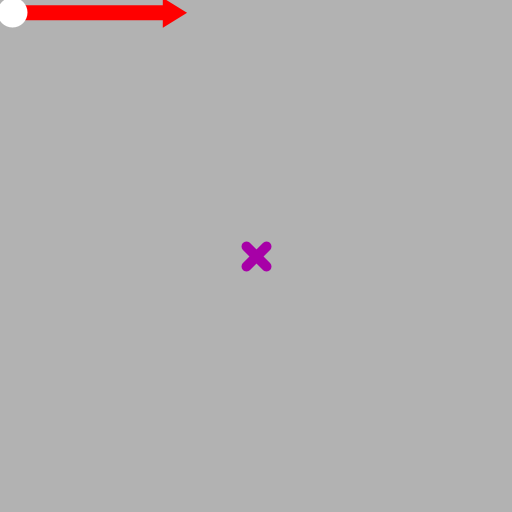
Frame 1 (no input)
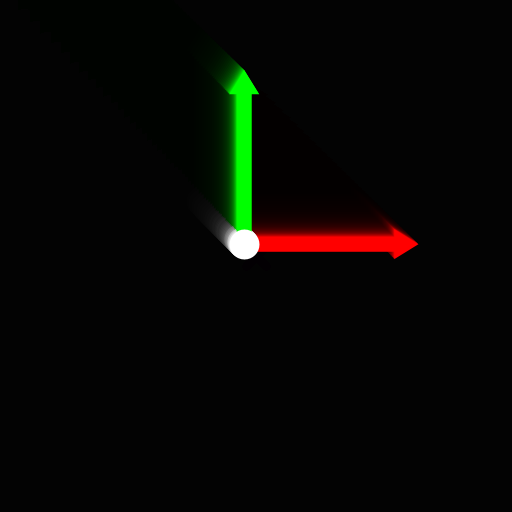
Frame 60 (the mouse pressed at the canvas centre just before this capture)
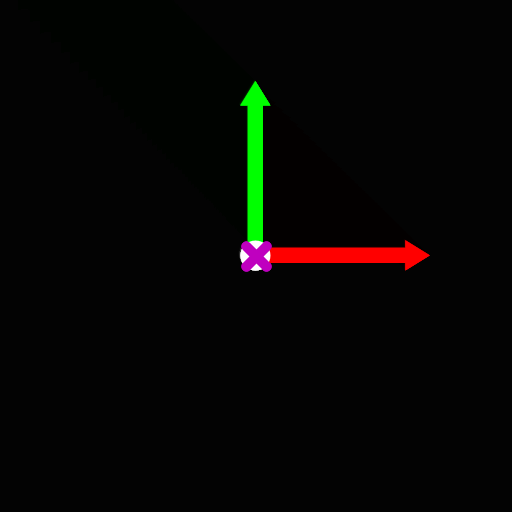
Frame 120 (the mouse held since frame 60 and released just before this capture)

The Processing sketch that drew these frames (run headless with seeded random() and noise(); from frame 60 on, the mouse is pressed at the canvas centre):

// Processing sketch: ANI2012A19_MoveTo
// ── ANI2012A19_MoveTo.pde
// ANI2012A19_MoveTo.pde
// Animation du déplacement d'une base orthonormale vers une position en parcourant une fraction de la distance à chaque mise à jour.

// paramètres
float easing = 0.05f;

float arrowWidth = 150.0f;
float arrowHeight = 15.0f;

float crossRadius  = 10.0f;

float probability = 0.005f;

int colorBack = 0;

// variables
Vector position;
Vector target;
Vector velocity;

void setup()
{
  size(512, 512);
  frameRate(60);
  rectMode(CORNER);

  position = new Vector();
  target = new Vector();
  velocity = new Vector();

  target.x = width / 2.0f;
  target.y = height / 2.0f;

  drawCross(target.x, target.y, crossRadius);
}

void draw()
{
  fade(32);

  velocity.x = (target.x - position.x) * easing;
  velocity.y = (target.y - position.y) * easing;

  position.x += velocity.x;
  position.y += velocity.y;

  drawBasis(position.x, position.y, arrowWidth, arrowHeight);

  if (mousePressed == true)
  {
    target.x = mouseX;
    target.y = mouseY;

    drawCross(target.x, target.y, crossRadius);
  }
  else
  {
    if (random(0.0f, 1.0f) < probability)
    {
      target.x = random(width);
      target.y = random(height);

      drawCross(target.x, target.y, crossRadius);
    }
  }
}

// fonction qui dessine une base orthonormale
void drawBasis(float x, float y, float w, float h)
{
  fill(255, 0, 0);
  drawArrow(x, y, w, h, 0);

  fill(0, 255, 0);
  drawArrow(x, y, w, h, -PI / 2.0f);

  drawOrigin(x, y, h*2);
}

// fonction qui dessine l'origine d'une base orthonormale
void drawOrigin(float x, float y, float radius)
{
  stroke(255, 255, 255);
  strokeWeight(radius);

  point(x, y);
}

// fonction qui dessine une flèche
void drawArrow(float x, float y, float w, float h, float angle)
{
  noStroke();

  pushMatrix();

  translate(x, y);
  rotate(angle);

  beginShape();
  vertex(0, h / 2.0f);
  vertex(w, h / 2.0f);
  vertex(w, h / 2.0f + h / 2.0f);
  vertex(w + h * 1.618f, 0);
  vertex(w, - (h / 2.0f + h / 2.0f));
  vertex(w, - h / 2.0f);
  vertex(0, - h / 2.0f);
  endShape(CLOSE);

  popMatrix();
}

// fonction qui dessine une croix
void drawCross(float x, float y, float radius)
{
  stroke(191, 0, 191);
  strokeWeight(radius);

  line(x - radius, y - radius, x + radius, y + radius);
  line(x + radius, y - radius, x - radius, y + radius);
}

void fade(float decay)
{
  rectMode(CORNER);
  noStroke();
  fill(colorBack, decay);
  rect(0, 0, width, height);
}

// ── Vector.pde
// ANI2012A19_Vector/Vector.pde
// Classe de type Vector (vecteur 3D).

class Vector
{
  float x;
  float y;
  float z;

  Vector()
  {
    x = y = z = 0.0f;
  }

  Vector(float valueX, float valueY, float valueZ)
  {
    x = valueX;
    y = valueY;
    z = valueZ;
  }

  void set(float valueX, float valueY, float valueZ)
  {
    x = valueX;
    y = valueY;
    z = valueZ;
  }

  void copy(Vector v)
  {
    x = v.x;
    y = v.y;
    z = v.z;
  }

  Vector clone()
  {
    Vector v = new Vector();

    v.x = x;
    v.y = y;
    v.z = z;

    return v;
  }

  void randomize(float rangeX, float rangeY, float rangeZ, boolean centered)
  {
    if (centered)
    {
      x = random(0.0f, 1.0f) * rangeX - rangeX / 2.0f;
      y = random(0.0f, 1.0f) * rangeY - rangeY / 2.0f;
      z = random(0.0f, 1.0f) * rangeZ - rangeZ / 2.0f;
    }
    else
    {
      x = random(0.0f, 1.0f) * rangeX;
      y = random(0.0f, 1.0f) * rangeY;
      z = random(0.0f, 1.0f) * rangeZ;
    }
  }

  void add(float valueX, float valueY, float valueZ)
  {
    x += valueX;
    y += valueY;
    z += valueZ;
  }

  void add(Vector v)
  {
    x += v.x;
    y += v.y;
    z += v.z;
  }

  void minus(float valueX, float valueY, float valueZ)
  {
    x -= valueX;
    y -= valueY;
    z -= valueZ;
  }

  void minus(Vector v)
  {
    x -= v.x;
    y -= v.y;
    z -= v.z;
  }

  void divide(float value)
  {
    if (value != 0)
    {
      x /= value;
      y /= value;
      z /= value;
    }
  }

  void multiply(float value)
  {
    x *= value;
    y *= value;
    z *= value;
  }

  void factor(float valueX, float valueY, float valueZ)
  {
    x *= valueX;
    y *= valueY;
    z *= valueZ;
  }

  float magnitude()
  {
    return sqrt(x * x + y * y + z * z);
  }

  float distance(Vector v)
  {
    float deltaX = v.x - x;
    float deltaY = v.y - y;
    float deltaZ = v.z - z;

    return sqrt(deltaX * deltaX + deltaY * deltaY + deltaZ * deltaZ);
  }

  void normalize()
  {
    float length = magnitude();

    if (length > 0)
      divide(length);
  }

  void scale(float length)
  {
    normalize();
    multiply(length);
  }

  boolean isNull()
  {
    return x == 0 && y == 0 && z == 0;
  }

  void rotateZ(float angle)
  {
    float tmp = x;
    x = x   * cos(angle) - y * sin(angle);
    y = tmp * sin(angle) + y * cos(angle);
  }

  float angleBetween(Vector v)
  {
    if (isNull() || v.isNull())
      return 0;

    float phi = magnitude() * v.magnitude();
    float theta = dot(v);

    theta /= phi;

    return acos(theta);
  }

  float heading()
  {
    return atan2(y, x);
  }

  float dot(Vector v)
  {
    return x * v.x + y * v.y + z * v.z;
  }

  Vector cross(Vector v)
  {
    Vector u = new Vector();

    u.x = y * v.z - z * v.y;
    u.y = z * v.x - x * v.z;
    u.z = x * v.y - y * v.x;

    return u;
  }

  void print(String tag)
  {
    println(tag + " = (" + x + " " + y + " " + z +")");
  }
}
